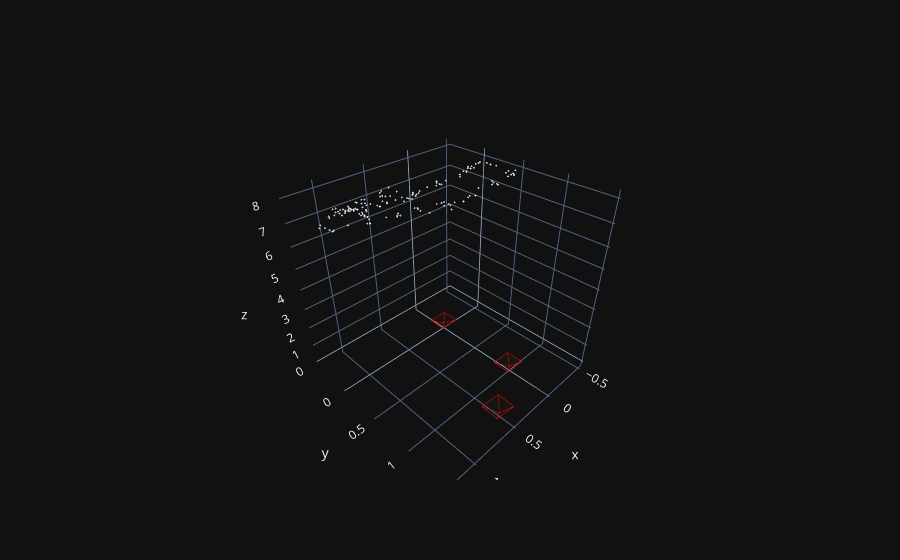

Here is the notebook cell this chart was saved with:
### Markdown cell above
Let's plot these 3 views

### Code cell
M_new = np.zeros(shape=(3, 4, 4), dtype=np.float32)
M_new[:2, ...] = M
M_new[2, :3, :3] = R_new.T
M_new[2, :3, 3] = -R_new.T @ t_new
M_new[..., 3, 3] = 1.0

fig = plotly_pointcloud_and_camera(pt3D=[scene_points[scene_points_inlier]], cam_matrices=M_new)
fig.show()

### Figure 1 — Plotly figure (JSON) as saved in the notebook; plotly's stock layout.template omitted (floating-point values rounded to 4 significant figures; data arrays with more than 128 entries replaced by an {"elided": "..."} marker saying what was removed)
{"data": [{"color": "#00ff00", "i": [0, 0, 0, 1, 2, 3], "j": [1, 2, 1, 2, 3, 0], "k": [2, 3, 4, 4, 4, 4], "opacity": 0.01, "x": [-0.1, 0.1, 0.1, -0.1, 0.0], "y": [-0.1, -0.1, 0.1, 0.1, 0.0], "z": [0.2, 0.2, 0.2, 0.2, 0.0], "type": "mesh3d"}, {"line": {"color": "#ff0000", "width": 1}, "mode": "lines", "opacity": 1, "x": [-0.1, 0.1, 0.1, -0.1, -0.1, 0.0, 0.1, 0.1, 0.0, -0.1, null], "y": [-0.1, -0.1, 0.1, 0.1, -0.1, 0.0, -0.1, 0.1, 0.0, 0.1, null], "z": [0.2, 0.2, 0.2, 0.2, 0.2, 0.0, 0.2, 0.2, 0.0, 0.2, null], "type": "scatter3d"}, {"color": "#00ff00", "i": [0, 0, 0, 1, 2, 3], "j": [1, 2, 1, 2, 3, 0], "k": [2, 3, 4, 4, 4, 4], "opacity": 0.01, "x": [-0.09829, 0.1017, 0.1054, -0.09453, 0.004006], "y": [0.8759, 0.8721, 1.07, 1.074, 0.9991], "z": [0.1437, 0.1436, 0.1696, 0.1697, -0.04164], "type": "mesh3d"}, {"line": {"color": "#ff0000", "width": 1}, "mode": "lines", "opacity": 1, "x": [-0.09829, 0.1017, 0.1054, -0.09453, -0.09829, 0.004006, 0.1017, 0.1054, 0.004006, -0.09453, null], "y": [0.8759, 0.8721, 1.07, 1.074, 0.8759, 0.9991, 0.8721, 1.07, 0.9991, 1.074, null], "z": [0.1437, 0.1436, 0.1696, 0.1697, 0.1437, -0.04164, 0.1436, 0.1696, -0.04164, 0.1697, null], "type": "scatter3d"}, {"color": "#00ff00", "i": [0, 0, 0, 1, 2, 3], "j": [1, 2, 1, 2, 3, 0], "k": [2, 3, 4, 4, 4, 4], "opacity": 0.01, "x": [0.4721, 0.6711, 0.6834, 0.4844, 0.5936], "y": [1.264, 1.249, 1.445, 1.46, 1.392], "z": [0.7047, 0.7178, 0.7567, 0.7436, 0.535], "type": "mesh3d"}, {"line": {"color": "#ff0000", "width": 1}, "mode": "lines", "opacity": 1, "x": [0.4721, 0.6711, 0.6834, 0.4844, 0.4721, 0.5936, 0.6711, 0.6834, 0.5936, 0.4844, null], "y": [1.264, 1.249, 1.445, 1.46, 1.264, 1.392, 1.249, 1.445, 1.392, 1.46, null], "z": [0.7047, 0.7178, 0.7567, 0.7436, 0.7047, 0.535, 0.7178, 0.7567, 0.535, 0.7436, null], "type": "scatter3d"}, {"marker": {"color": {"elided": "169 int values"}, "size": {"elided": "169 int values"}}, "mode": "markers", "x": {"elided": "169 float values"}, "y": {"elided": "169 float values"}, "z": {"elided": "169 float values"}, "type": "scatter3d"}], "layout": {"showlegend": false}}
